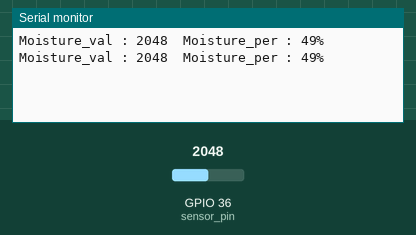
This sketch was run on a simulated ESP32. Parts: the last lines printed to the serial monitor. Inputs (shaded band) come from the test bench; at power-on: GPIO 36 (sensor_pin) = 2048.

Above: at 3.2 s.
3.3 s: GPIO 36 (sensor_pin) set to 2866
At 4.6 s:
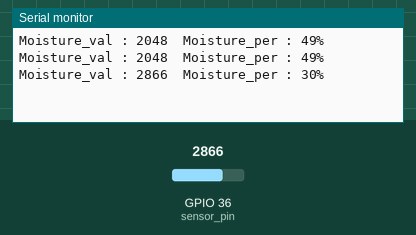
4.8 s: GPIO 36 (sensor_pin) set to 3603
At 5.5 s:
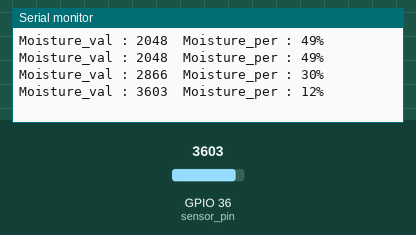
Timing chart, 0 to 7.8 s (numbered marks = the images above; inputs shaded):
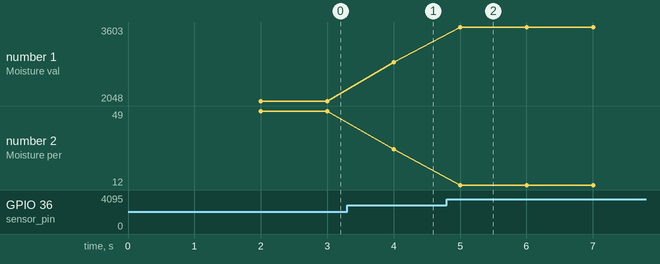

Measured:
- after the input at 3.3 s, the serial monitor: prints a new line after 0.70 s (image 1)
- after the input at 4.8 s, the serial monitor: prints a new line after 0.20 s (image 2)
- plotted number 1: 2048 → 2866 after the input at 3.3 s, 2866 → 3603 after the input at 4.8 s
- plotted number 2: 49 → 30 after the input at 3.3 s, 30 → 12 after the input at 4.8 s

The sketch:

SOIL_MOISTURE_SENSOR.ino
```cpp
int sensor_pin = 36;
int moisture_val ;
int moisture_per ;

void setup()
{
  Serial.begin(9600);
  delay(2000);
}

void loop()
{

  moisture_val= analogRead(sensor_pin);
  moisture_per = map(moisture_val,4095,0,0,100);
  Serial.print("Moisture_val : ");
  Serial.print(moisture_val);
  Serial.print("  Moisture_per : ");
  Serial.print(moisture_per);
  Serial.println("%");
  delay(1000);
}
```
